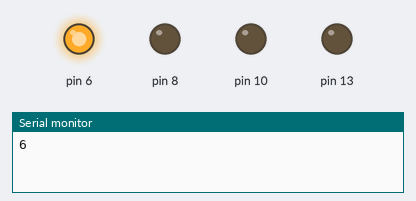
Simulated run of this sketch. Board: Arduino Uno, built with avr-gcc and run on an emulated ATmega328P. Parts: output pins drawn as LEDs (lit = HIGH), the last lines printed to the serial monitor.

Above: at 1.0 s.
At 4.2 s:
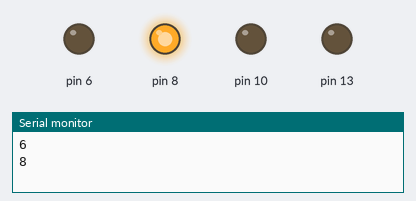
At 5.7 s:
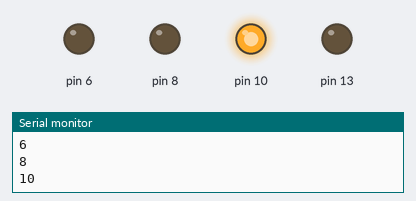
At 12.0 s:
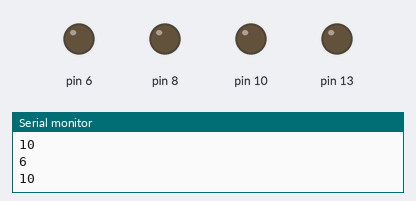
Timing chart, 0 to 16.9 s (numbered marks = the images above):
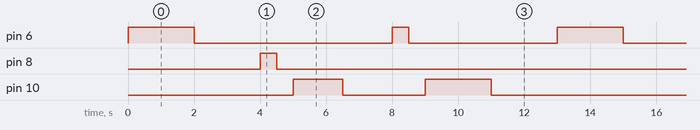

Measured:
- by itself, pin 6: repeats every 13.0 s: LOW 6.0 s, HIGH 0.50 s, LOW 4.5 s, HIGH 2.0 s
- by itself, pin 8: alternates HIGH for 0.50 s and LOW for 12.5 s
- by itself, pin 10: repeats every 13.0 s: LOW 2.5 s, HIGH 2.0 s, LOW 7.0 s, HIGH 1.5 s

The sketch:

sketch_may15a.ino
```cpp
void setup() {
  // put your setup code here, to run once:
  pinMode(13, OUTPUT);
  Serial.begin(9600);
  pinMode(6, OUTPUT);
  pinMode(8, OUTPUT);
  pinMode(10, OUTPUT);
}
void pisshead(int poohead, int stupid) {
  Serial.println(stupid);
  digitalWrite(stupid, HIGH);
  delay(poohead);
  digitalWrite(stupid, LOW);
  delay(poohead);
}
void loop() {
  // put your main code here, to run repeatedly:
  pisshead(2000, 6);
  pisshead(500, 8);
  pisshead(1500, 10);
  pisshead(500, 6);
  pisshead(2000, 10);
}
```
